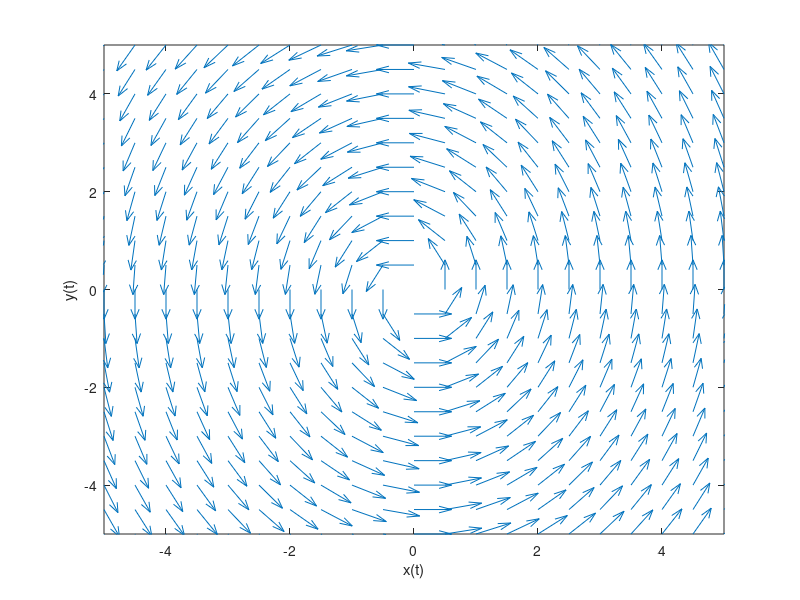

Write MATLAB code to recreate this figure. (Note: this script raises an error after producing the figure.)
%(3)
global a b c d
%input for 3.a is A=[-2 2; 3 -4]
%input for 3.b is A=[0 -1; 1 1], take the larger eigenvalue
%input for 3.c is A=[0 -1; 2 0]
%input for 3.d is A=[0 -1; 1 1], take the smaller eigenvalue
%input for 3.e is A=[2 2; 3 4]
%input for 3.f is A=[1 2; 3 4]
A=[0 -1; 2 0];

[v,l] = eig(A);
disp(sprintf('The first eigenvector is (%0.4f,%0.4f) with eigenvalue %0.4f', v(1,1), ...
v(2,1), l(1,1)));
disp(sprintf('The second eigenvector is (%0.4f,%0.4f) with eigenvalue %0.4f', v(1,2), ...
v(2,2), l(2,2)));
 a = A(1,1);
 b = A(1,2);
 c = A(2,1);
 d = A(2,2);
 [x, y] = meshgrid(-5:0.5:5, -5:0.5:5);
 dx = a*x + b*y;
 dy = c*x + d*y;
 r = (dx.^2 + dy.^2).^0.5;
 dx = dx ./ r;
 dy = dy ./ r;

 quiver(x,y,dx,dy); hold on;
 xlabel('x(t)')
 ylabel('y(t)')
 axis([-5,5,-5,5])
 [t, e] = ode45(@updater, [0 50], [3, 0]);
 plot(e(:,1),e(:,2),'-r', 'LineWidth', 3)
 [t, e] = ode45(@updater, [0 50], [0,2]);
 plot(e(:,1),e(:,2),'-g', 'LineWidth', 3);
 [t, e] = ode45(@updater, [0 50], [0, 4]);
 plot(e(:,1),e(:,2),'-b', 'LineWidth', 3);
 [t, e] = ode45(@updater, [0 50], [0, 5]);
 plot(e(:,1),e(:,2),'-k', 'LineWidth', 3);
 [t, e] = ode45(@updater, [0 50], [5, 0]);
 plot(e(:,1),e(:,2),'-m', 'LineWidth', 3);